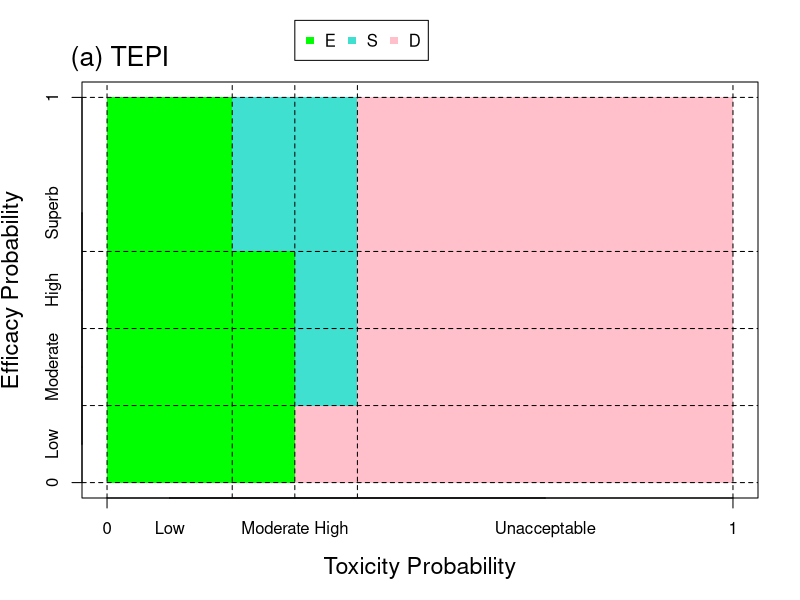
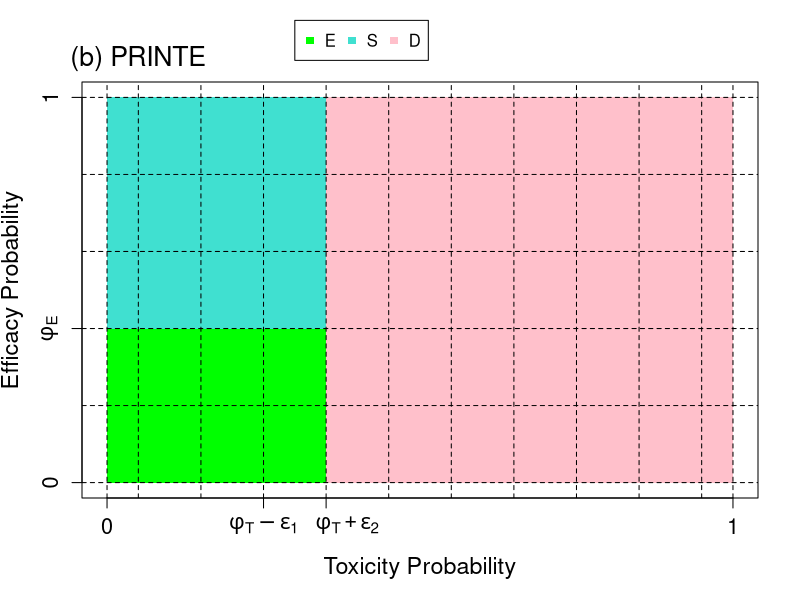

Here is the R script that generated these plots, in order:
##########TEPI

setEPS()
postscript(paste0("results/Figure1_1.eps"))

par(xpd=FALSE)
plot(c(0, 1), c(0, 1),type= "n", xlab = "Toxicity Probability", ylab = "Efficacy Probability",xaxt = "n",yaxt="n",cex.lab = 1.4)

axis(1, at=c(0,1), labels=c(0,1))
axis(2, at=c(0,1), labels=c(0,1))
axis(2, at=c(0.1,0.3,0.5,0.7), labels=c("Low","Moderate","High","Superb"),tck=0)
axis(1, at=c(0.1,0.3,0.7), labels=c("Low","Moderate High","Unacceptable"),tck=0)

rect(0, 0,0.2, 1, col = "green", border = "transparent") 
rect(0.2, 0,0.3, 0.6, col = "green", border = "transparent") 
rect(0.2, 0.6,0.3, 1, col = "turquoise", border = "transparent") 
rect(0.3, 0,0.4, 1, col = "turquoise", border = "transparent") 
rect(0.4, 0,1, 1, col = "pink", border = "transparent") 
rect(0.3, 0,0.4, 0.2, col = "pink", border = "transparent") 


abline(v  = 0.2,lty=2)
abline(v  = 0.3,lty=2)
abline(v  = 0.4,lty=2)
abline(v  = 0,lty=2)
abline(v  = 1,lty=2)

abline(h  = 0,lty=2)
abline(h  = 1,lty=2)
abline(h  = 0.2,lty=2)
abline(h  = 0.6,lty=2)
abline(h  = 0.4,lty=2)
par(xpd=TRUE)
legend(0.3,1.2, legend=c("E","S","D"), pch=rep(15,3), col=c("green","turquoise","pink"),ncol=3)

text(0.02,1.1,"(a) TEPI",cex=1.6)

dev.off()

########## PRINTE


setEPS()
postscript(paste0("results/Figure1_2.eps"))


par(xpd=FALSE)

plot(c(0, 1), c(0, 1),type= "n", xlab = "Toxicity Probability", ylab = "Efficacy Probability",xaxt = "n",yaxt="n",cex.lab=1.4)

axis(1, at=c(0,0.25,0.35,1), labels=c(0,expression(phi[T] - epsilon[1]),expression(paste("       ",phi[T] + epsilon[2])),1),cex.axis = 1.3)

axis(2, at=c(0,0.4,1), labels=c(0,expression(phi[E]),1),cex.axis=1.3)

rect(0, 0,0.35, 0.4, col = "green", border = "transparent") 

rect(0, 0.4,0.35, 1, col = "turquoise", border = "transparent") 
rect(0.35, 0,1, 1, col = "pink", border = "transparent") 

 
abline(h  = 0.0,lty=2)
abline(h  = 0.2,lty=2)
abline(h  = 0.4,lty=2)
abline(h  = 0.6,lty=2)
abline(h  = 0.8,lty=2)
abline(h  = 1.0,lty=2)

abline(v  = 0.0,lty=2)
abline(v  = 0.05,lty=2)
abline(v  = 0.15,lty=2)
abline(v  = 0.25,lty=2)
abline(v  = 0.35,lty=2)
abline(v  = 0.45,lty=2)
abline(v  = 0.55,lty=2)
abline(v  = 0.65,lty=2)
abline(v  = 0.75,lty=2)
abline(v  = 0.85,lty=2)
abline(v  = 0.95,lty=2)
abline(v  = 1,lty=2)

par(xpd=TRUE)

legend(0.3,1.2, legend=c("E","S","D"), pch=rep(15,3), col=c("green","turquoise","pink"),ncol=3)

text(0.05,1.1,"(b) PRINTE",cex=1.6)


dev.off()